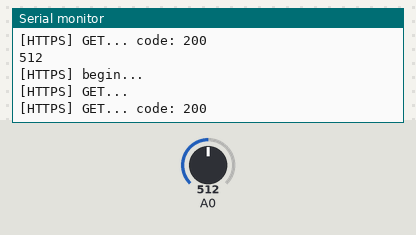
Simulated run of this sketch. Board: ESP8266 (NodeMCU). Parts: the last lines printed to the serial monitor. Inputs (shaded band) come from the test bench; at power-on: A0 = 512. WiFi joins after 1.5 s; servers stay silent unless stated; uploads are accepted with an empty reply.

Above: at 7.5 s.
7.6 s: A0 set to 716
At 12.06 s:
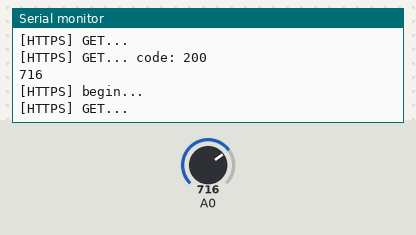
14.0 s: A0 set to 900
At 17.26 s:
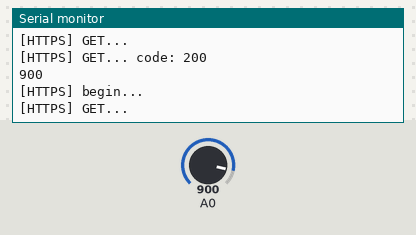
Timing chart, 0 to 18.8 s (numbered marks = the images above; inputs shaded):
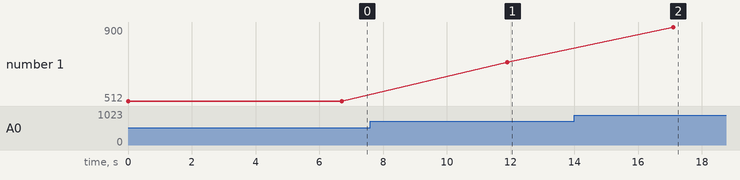

Measured:
- after the input at 7.6 s, the serial monitor: prints a new line after 4.3 s (image 1)
- after the input at 14.0 s, the serial monitor: prints a new line after 3.1 s (image 2)
- plotted number 1: 512 → 716 after the input at 7.6 s, 716 → 900 after the input at 14.0 s

The sketch:

sensor_1.ino
```cpp
#include <Arduino.h>
#include <ESP8266WiFi.h>
#include <ESP8266WiFiMulti.h>
#include <ESP8266HTTPClient.h>
#include <WiFiClientSecureBearSSL.h>
#include "certs.h"

#ifndef STASSID
#define STASSID "TLU"
#define STAPSK ""
#endif

// https://docs.google.com/spreadsheets/d/1AOGNGkq4ZolAH_v6hzdiCDFYPg5B-xu7vjTqIEWlXr0/export?format=csv

ESP8266WiFiMulti WiFiMulti;

void setup() {
  Serial.begin(115200);
  WiFi.mode(WIFI_STA);
  WiFiMulti.addAP(STASSID, STAPSK);
  Serial.println("setup() done connecting to ssid '" STASSID "'");
}

// const uint8_t finger[20] = {0x9D, 0x80, 0x9B, 0xCF, 0x63, 0xAA, 0x86, 0x29, 0xE9, 0x3C, 0x78, 0x9A, 0xEA, 0xDA, 0x15, 0x56, 0x7E, 0xBF, 0x56, 0xD8};

void loop() {
  int nr = analogRead(A0);
  Serial.println(nr);

  // wait for WiFi connection
  if ((WiFiMulti.run() == WL_CONNECTED)) {
    std::unique_ptr<BearSSL::WiFiClientSecure> client(new BearSSL::WiFiClientSecure);
    client->setInsecure();
    HTTPClient https;

    Serial.print("[HTTPS] begin...\n");
    if (https.begin(*client, "https://docs.google.com/spreadsheets/d/1AOGNGkq4ZolAH_v6hzdiCDFYPg5B-xu7vjTqIEWlXr0/gviz/tq?tqx=out:csv&sheet=Leht1")) {  // HTTPS

      Serial.print("[HTTPS] GET...\n");
      int httpCode = https.GET();

      if (httpCode > 0) {
        Serial.printf("[HTTPS] GET... code: %d\n", httpCode);

        if (httpCode == HTTP_CODE_OK || httpCode == HTTP_CODE_MOVED_PERMANENTLY) {
          String payload = https.getString();
          payload.trim();
          payload.toLowerCase();
          payload.replace("\"", "");
          Serial.println(payload);
        }
      } else {
        Serial.printf("[HTTPS] GET... failed, error: %s\n", https.errorToString(httpCode).c_str());
      }

      https.end();
    } else {
      Serial.printf("[HTTPS] Unable to connect\n");
    }
  }

  delay(5000);
}
```

certs.h
```cpp
// this file is autogenerated - any modification will be overwritten
// unused symbols will not be linked in the final binary
// generated on 2023-03-20 23:02:42
// by ['../../../../tools/cert.py', '-s', 'jigsaw.w3.org', '-n', 'jigsaw']

#pragma once

////////////////////////////////////////////////////////////
// certificate chain for jigsaw.w3.org:443

const char* jigsaw_host = "jigsaw.w3.org";
const uint16_t jigsaw_port = 443;

// CN: sni.cloudflaressl.com => name: sni_cloudflaressl_com
// not valid before: 2023-02-14 00:00:00
// not valid after:  2024-02-14 23:59:59
const char fingerprint_sni_cloudflaressl_com [] PROGMEM = "70:7c:82:07:f3:58:18:87:25:42:31:83:45:86:bd:17:86:71:4e:1f";
const char pubkey_sni_cloudflaressl_com [] PROGMEM = R"PUBKEY(
-----BEGIN PUBLIC KEY-----
MFkwEwYHKoZIzj0CAQYIKoZIzj0DAQcDQgAE/NU/7vfdymScyhfx81ieO8XiwGqq
TU4tjeWzSosWSpmQwnGmRqiU2h2wyT9uYxRme6uQ0yLedf4nz9ks+4OxtA==
-----END PUBLIC KEY-----
)PUBKEY";

// http://cacerts.digicert.com/CloudflareIncECCCA-3.crt
// CN: Cloudflare Inc ECC CA-3 => name: Cloudflare_Inc_ECC_CA_3
// not valid before: 2020-01-27 12:48:08
// not valid after:  2024-12-31 23:59:59
const char cert_Cloudflare_Inc_ECC_CA_3 [] PROGMEM = R"CERT(
-----BEGIN CERTIFICATE-----
MIIDzTCCArWgAwIBAgIQCjeHZF5ftIwiTv0b7RQMPDANBgkqhkiG9w0BAQsFADBa
MQswCQYDVQQGEwJJRTESMBAGA1UEChMJQmFsdGltb3JlMRMwEQYDVQQLEwpDeWJl
clRydXN0MSIwIAYDVQQDExlCYWx0aW1vcmUgQ3liZXJUcnVzdCBSb290MB4XDTIw
MDEyNzEyNDgwOFoXDTI0MTIzMTIzNTk1OVowSjELMAkGA1UEBhMCVVMxGTAXBgNV
BAoTEENsb3VkZmxhcmUsIEluYy4xIDAeBgNVBAMTF0Nsb3VkZmxhcmUgSW5jIEVD
QyBDQS0zMFkwEwYHKoZIzj0CAQYIKoZIzj0DAQcDQgAEua1NZpkUC0bsH4HRKlAe
nQMVLzQSfS2WuIg4m4Vfj7+7Te9hRsTJc9QkT+DuHM5ss1FxL2ruTAUJd9NyYqSb
16OCAWgwggFkMB0GA1UdDgQWBBSlzjfq67B1DpRniLRF+tkkEIeWHzAfBgNVHSME
GDAWgBTlnVkwgkdYzKz6CFQ2hns6tQRN8DAOBgNVHQ8BAf8EBAMCAYYwHQYDVR0l
BBYwFAYIKwYBBQUHAwEGCCsGAQUFBwMCMBIGA1UdEwEB/wQIMAYBAf8CAQAwNAYI
KwYBBQUHAQEEKDAmMCQGCCsGAQUFBzABhhhodHRwOi8vb2NzcC5kaWdpY2VydC5j
b20wOgYDVR0fBDMwMTAvoC2gK4YpaHR0cDovL2NybDMuZGlnaWNlcnQuY29tL09t
bmlyb290MjAyNS5jcmwwbQYDVR0gBGYwZDA3BglghkgBhv1sAQEwKjAoBggrBgEF
BQcCARYcaHR0cHM6Ly93d3cuZGlnaWNlcnQuY29tL0NQUzALBglghkgBhv1sAQIw
CAYGZ4EMAQIBMAgGBmeBDAECAjAIBgZngQwBAgMwDQYJKoZIhvcNAQELBQADggEB
AAUkHd0bsCrrmNaF4zlNXmtXnYJX/OvoMaJXkGUFvhZEOFp3ArnPEELG4ZKk40Un
+ABHLGioVplTVI+tnkDB0A+21w0LOEhsUCxJkAZbZB2LzEgwLt4I4ptJIsCSDBFe
lpKU1fwg3FZs5ZKTv3ocwDfjhUkV+ivhdDkYD7fa86JXWGBPzI6UAPxGezQxPk1H
goE6y/SJXQ7vTQ1unBuCJN0yJV0ReFEQPaA1IwQvZW+cwdFD19Ae8zFnWSfda9J1
CZMRJCQUzym+5iPDuI9yP+kHyCREU3qzuWFloUwOxkgAyXVjBYdwRVKD05WdRerw
6DEdfgkfCv4+3ao8XnTSrLE=
-----END CERTIFICATE-----
)CERT";

// end of certificate chain for jigsaw.w3.org:443
////////////////////////////////////////////////////////////
```
